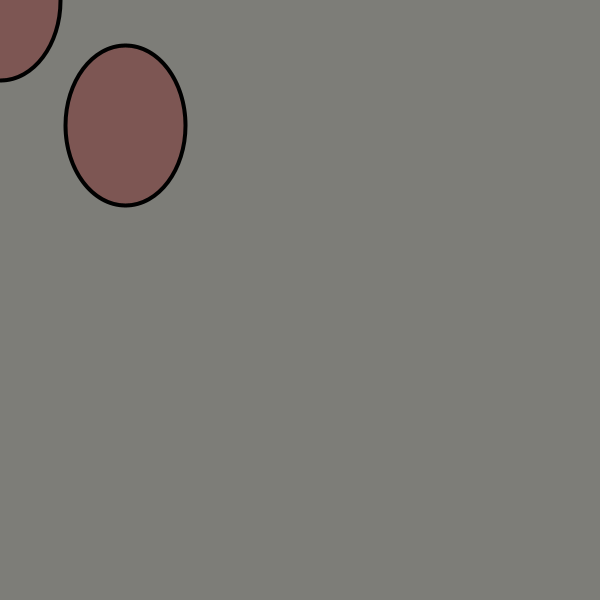
Frame 1 (no input)
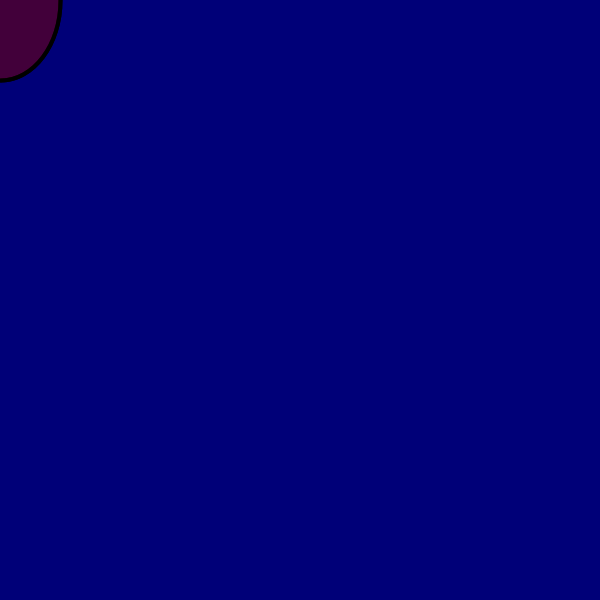
Frame 60 (the mouse pressed at the canvas centre just before this capture)
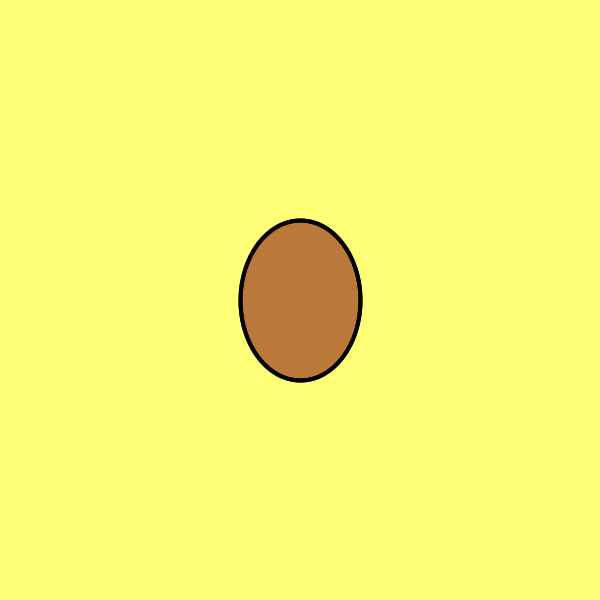
Frame 120 (the mouse held since frame 60 and released just before this capture)

The Processing sketch that drew these frames (run headless with seeded random() and noise(); from frame 60 on, the mouse is pressed at the canvas centre):

// Processing sketch: processing_79195
// ── processing_79195.pde

int petitpanier = 60;
int grandpanier= 120;

int pX= 125;
int pY = 125;

void setup(){

size(600,600);
background(#507DFF);

fill(#7C0002,80);
strokeWeight(6);
ellipse(50,50,100,petitpanier);

petitpanier = (40+grandpanier);
strokeWeight(4); 
frameRate(8); //12
}

void draw(){
background(#507DFF);
 // if(mousePressed){
  
background(pX,pY,grandpanier,petitpanier);

  ellipse(pX,pY,grandpanier,petitpanier);
  
  ellipse(mouseX,mouseY,grandpanier,petitpanier);
  

 // }
pX=mouseX;
pY=mouseY;

}
